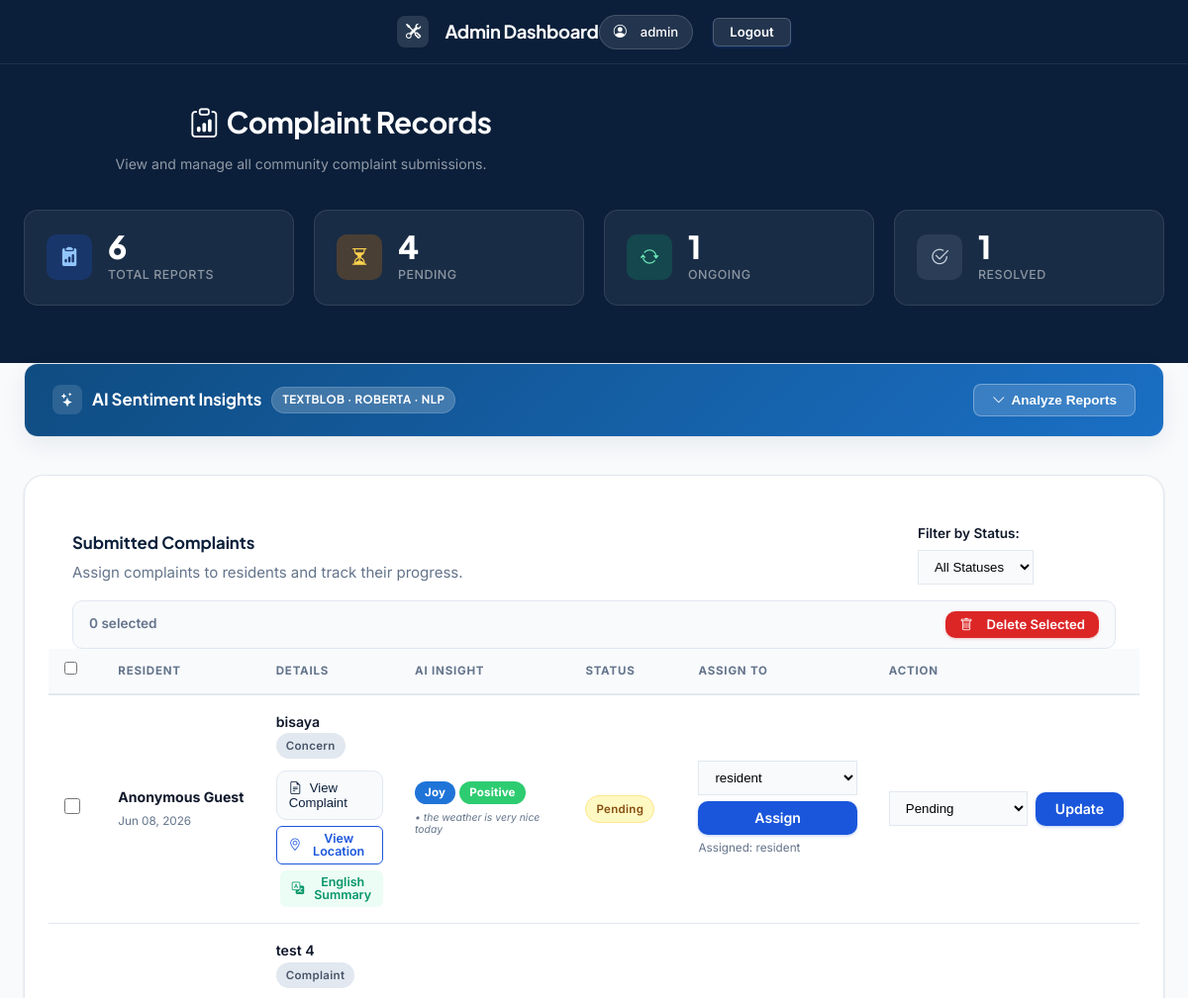
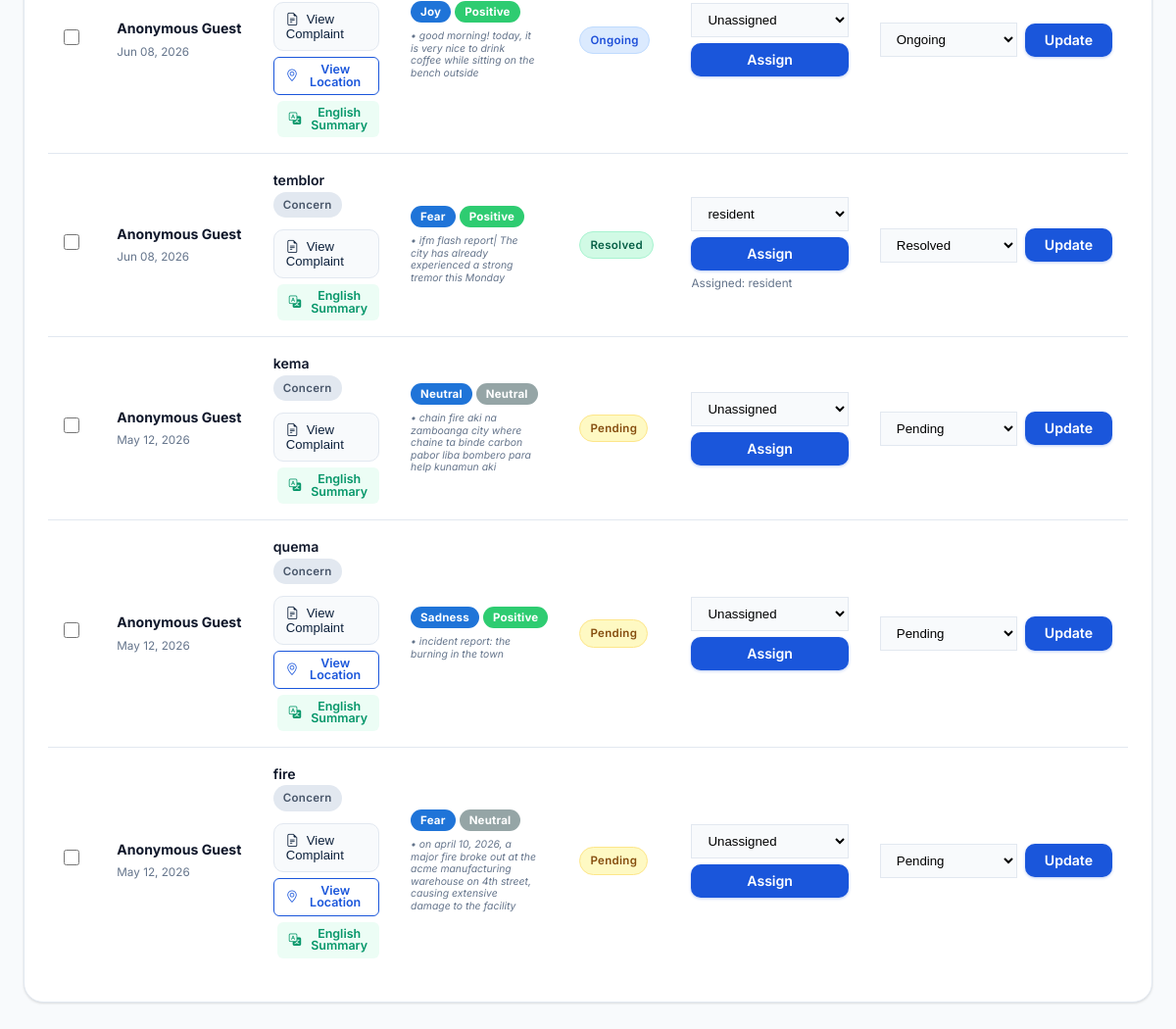
Page /admin_dashboard.php (signed in) on the committed database (2 pictures, top to bottom).
### tables this page shows
CREATE TABLE `reports` (
  `id` int(11) NOT NULL,
  `user_id` int(11) DEFAULT NULL,
  `assigned_to` int(11) DEFAULT NULL,
  `title` varchar(255) NOT NULL,
  `category` enum('Complaint','Concern','Service Request') NOT NULL,
  `description` text NOT NULL,
  `status` enum('Pending','Ongoing','Resolved') DEFAULT 'Pending',
  `created_at` timestamp NOT NULL DEFAULT current_timestamp(),
  `latitude` decimal(10,8) DEFAULT NULL,
  `longitude` decimal(11,8) DEFAULT NULL,
  `ai_emotion` varchar(50) DEFAULT NULL,
  `ai_polarity` varchar(50) DEFAULT NULL,
  `ai_summary` text DEFAULT NULL,
  `ai_severity` varchar(50) DEFAULT NULL,
  `ai_polarity_score` float DEFAULT 0,
  `ai_subjectivity_score` float DEFAULT 0
);

CREATE TABLE `users` (
  `id` int(11) NOT NULL,
  `username` varchar(50) NOT NULL,
  `email` varchar(100) NOT NULL,
  `password` varchar(255) NOT NULL,
  `role` enum('admin','resident') DEFAULT 'resident',
  `created_at` timestamp NOT NULL DEFAULT current_timestamp()
);

### admin_dashboard.php (the view, shortened to what the rows shown need)
<?php
require 'db.php';
$residents_stmt = $pdo->query("SELECT id, username FROM users WHERE role = 'resident' ORDER BY username ASC");
$residents = $residents_stmt->fetchAll();
$all_reports_stmt = $pdo->query("
    SELECT reports.*,
           users.username,
           assigned_user.username AS assigned_username
    FROM reports
    LEFT JOIN users ON reports.user_id = users.id
    LEFT JOIN users AS assigned_user ON reports.assigned_to = assigned_user.id
    ORDER BY created_at DESC
");
$reports = $all_reports_stmt->fetchAll();
$actions_stmt = $pdo->query("
    SELECT ra.*, u.username
    FROM report_actions ra
    JOIN users u ON ra.user_id = u.id
    ORDER BY ra.created_at ASC
");
$all_actions = [];
while ($row = $actions_stmt->fetch()) {
    $all_actions[$row['report_id']][] = $row;
}
?>
<!DOCTYPE html>
<html lang="en">
<head>
    <link rel="stylesheet" href="https://cdn.jsdelivr.net/npm/bootstrap-icons@1.11.1/font/bootstrap-icons.css">
    <link href="https://cdn.maptiler.com/maptiler-sdk-js/v2.0.3/maptiler-sdk.css" rel="stylesheet" />
    <link rel="stylesheet" href="style.css">
</head>
<body>
<div class="hero-section admin-hero-section">
    <div class="container">
        <div class="admin-heading">
            <h1 class="fw-bold mb-2"><i class="bi bi-clipboard-data me-2"></i>Complaint Records</h1>
        </div>
    </div>
</div>
<div class="container my-5">
    <div class="row">
        <div class="col-12">
            <div class="card p-5 admin-table-card">
                <div class="table-responsive">
                    <table>
                        <thead>
                            <tr>
                                <th style="width: 60px;">
                                    <input type="checkbox" id="selectAllReports" title="Select all visible reports">
                                </th>
                                <th style="width: 200px;">Resident</th>
                                <th>Details</th>
                                <th style="width: 150px;">AI Insight</th>
                                <th style="width: 120px;">Status</th>
                                <th style="width: 220px;">Assign To</th>
                                <th style="width: 250px;">Action</th>
                            </tr>
                        </thead>
                        <tbody>
                            <?php if (empty($reports)): ?>
                                <tr>
                                    <td colspan="7" class="text-center py-8 admin-empty-cell">
                                        <i class="bi bi-inbox admin-empty-icon"></i>
                                        <h5 class="text-muted mb-2">No reports found</h5>
                                        <p class="text-muted mb-0">Community concerns will appear here when submitted.</p>
                                    </td>
                                </tr>
                            <?php else: ?>
                                <?php foreach ($reports as $report): ?>
                                <tr data-status="<?php echo strtolower($report['status']); ?>" data-id="<?php echo (int)$report['id']; ?>">
                                    <td>
                                        <input
                                            type="checkbox"
                                            class="report-checkbox"
                                            value="<?php echo (int)$report['id']; ?>"
                                            onchange="updateSelectedCount()"
                                            title="Select this complaint"
                                        >
                                    </td>
                                    <td>
                                        <div class="fw-bold"><?php echo htmlspecialchars($report['username'] ?? 'Anonymous Guest'); ?></div>
                                        <small class="text-muted"><?php echo date('M d, Y', strtotime($report['created_at'])); ?></small>
                                    </td>
                                    <td>
                                        <div class="fw-semibold"><?php echo htmlspecialchars($report['title']); ?></div>
                                        <div style="max-width: 400px;">
                                            <span class="badge bg-secondary mb-1"><?php echo htmlspecialchars($report['category']); ?></span>
                                            <?php $description = (string)($report['description'] ?? ''); ?>
                                            <button
                                                type="button"
                                                class="complaint-link"
                                                data-ai-emotion="<?php echo htmlspecialchars($report['ai_emotion'] ?? ''); ?>"
                                                data-ai-polarity="<?php echo htmlspecialchars($report['ai_polarity'] ?? ''); ?>"
                                                data-ai-summary="<?php echo htmlspecialchars($report['ai_summary'] ?? ''); ?>"
                                                data-ai-severity="<?php echo htmlspecialchars($report['ai_severity'] ?? ''); ?>"
                                                data-title="<?php echo htmlspecialchars($report['title'] ?? '', ENT_QUOTES, 'UTF-8'); ?>"
                                                data-description="<?php echo htmlspecialchars($description, ENT_QUOTES, 'UTF-8'); ?>"
                                                data-category="<?php echo htmlspecialchars($report['category'] ?? '', ENT_QUOTES, 'UTF-8'); ?>"
                                                data-resident="<?php echo htmlspecialchars($report['username'] ?? 'Anonymous Guest', ENT_QUOTES, 'UTF-8'); ?>"
                                                data-date="<?php echo htmlspecialchars(date('M d, Y h:i A', strtotime($report['created_at'])), ENT_QUOTES, 'UTF-8'); ?>"
                                                data-status="<?php echo htmlspecialchars($report['status'] ?? '', ENT_QUOTES, 'UTF-8'); ?>"
                                                data-actions='<?php echo htmlspecialchars(json_encode($all_actions[$report['id']] ?? []), ENT_QUOTES, 'UTF-8'); ?>'
                                                onclick="openComplaintModalFromElement(this)"
                                            >
                                                <i class="bi bi-file-earmark-text me-2"></i>View Complaint
                                            </button>
                                            <?php if ($report['latitude'] && $report['longitude']): ?>
                                                <button type="button" class="btn btn-sm btn-outline-primary mt-2 admin-map-btn"
                                                        onclick="viewOnMap(<?php echo $report['latitude']; ?>, <?php echo $report['longitude']; ?>, '<?php echo addslashes($report['title']); ?>')"
                                                >
                                                    <i class="bi bi-geo-alt"></i> View Location
                                                </button>
                                            <?php endif; ?>
                                            <button type="button" class="btn btn-sm btn-outline-success mt-2 ms-1 admin-summary-btn"
                                                    onclick="openAiSummaryModal(this)"
                                                    data-title="<?php echo htmlspecialchars($report['title'] ?? '', ENT_QUOTES, 'UTF-8'); ?>"
                                                    data-summary="<?php echo htmlspecialchars($report['ai_summary'] ?? '', ENT_QUOTES, 'UTF-8'); ?>"
                                                    <?php echo empty($report['ai_summary']) ? 'disabled title="Run AI Analysis first"' : ''; ?>>
                                                <i class="bi bi-translate me-1"></i>English Summary
                                            </button>
                                        </div>
                                    </td>
                                    <td class="ai-insight-cell" data-report-id="<?php echo (int)$report['id']; ?>">
                                        <?php if (!empty($report['ai_emotion'])): ?>
                                            <?php
                                                $emo = $report['ai_emotion'];
                                                $pol = $report['ai_polarity'];
                                                $polColor = $pol === 'Positive' ? '#2ecc71' : ($pol === 'Negative' ? '#e74c3c' : '#95a5a6');
                                            ?>
                                            <div style="display: flex; flex-direction: column; gap: 4px; align-items: flex-start;">
                                                <div class="d-flex gap-1">
                                                    <span class="mini-badge" style="background: var(--emo-<?php echo $emo; ?>, #1f74d8);"><?php echo $emo; ?></span>
                                                    <span class="mini-badge" style="background:<?php echo $polColor; ?>;"><?php echo $pol; ?></span>
                                                </div>
                                                <div class="small text-muted mt-1" style="font-size: 0.65rem; line-height: 1.2; font-style: italic; max-width: 130px;">
                                                    <?php echo htmlspecialchars(explode("\n", $report['ai_summary'])[0]); ?>
                                                </div>
                                            </div>
                                        <?php else: ?>
                                        <button type="button" class="btn btn-sm btn-outline-secondary py-1 px-2 ai-analyze-btn" style="font-size: 0.7rem; border-radius: 6px;" onclick="if(!insightsLoaded) toggleInsights();">
                                            <i class="bi bi-cpu me-1"></i>Analyze
                                        </button>
                                        <?php endif; ?>
                                    </td>
                                    <td>
                                        <span class="badge status-<?php echo strtolower($report['status']); ?>" id="row-status-badge-<?php echo $report['id']; ?>">
                                            <?php echo $report['status']; ?>
                                        </span>
                                    </td>
                                    <td>
                                        <form action="assign_report.php" method="POST" class="admin-assign-form">
                                            <select name="assigned_to" class="dashboard-form-select admin-assign-select">
                                                <option value="">Unassigned</option>
                                                <?php foreach ($residents as $resident): ?>
                                                    <option value="<?php echo (int) $resident['id']; ?>" <?php echo (int) ($report['assigned_to'] ?? 0) === (int) $resident['id'] ? 'selected' : ''; ?>>
                                                        <?php echo htmlspecialchars($resident['username']); ?>
                                                    </option>
                                                <?php endforeach; ?>
                                            </select>
                                            <button type="submit" class="btn btn-fb-primary admin-update-btn">Assign</button>
                                        </form>
                                        <?php if (!empty($report['assigned_username'])): ?>
                                            <small class="text-muted d-block mt-1">Assigned: <?php echo htmlspecialchars($report['assigned_username']); ?></small>
                                        <?php endif; ?>
                                    </td>
                                    <td>
                                        <div class="d-flex gap-2 align-items-center">
                                            <select class="dashboard-form-select admin-status-select" style="width: 140px;" id="statusSelect-<?php echo (int)$report['id']; ?>">
                                                <option value="Pending" <?php echo $report['status'] == 'Pending' ? 'selected' : ''; ?>>Pending</option>
                                                <option value="Ongoing" <?php echo $report['status'] == 'Ongoing' ? 'selected' : ''; ?>>Ongoing</option>
                                                <option value="Resolved" <?php echo $report['status'] == 'Resolved' ? 'selected' : ''; ?>>Resolved</option>
                                            </select>
                                            <button type="button" class="btn btn-fb-primary admin-update-btn"
                                                onclick="openStatusModal(<?php echo (int)$report['id']; ?>, this)">
                                                Update
                                            </button>
                                        </div>
                                    </td>
                                </tr>
                                <?php endforeach; ?>
                            <?php endif; ?>
                        </tbody>
                    </table>
                </div>
            </div>
        </div>
    </div>
</div>
</body>
</html>

### rows in the picture
reports: username "Anonymous Guest", created_at "Jun 08, 2026", title "bisaya", category "Concern", ai_emotion "Joy", ai_polarity "Positive", ai_summary "• the weather is very nice today", status "Pending", assigned_to "resident", assigned_to.username "resident", status+id "Pending"
reports: username "Anonymous Guest", created_at "Jun 08, 2026", title "test 4", category "Complaint", ai_emotion "Joy", ai_polarity "Positive", ai_summary "• good morning! today, it is very nice to drink coffee while sitting on the bench outside", status "Ongoing", status+id "Ongoing"
reports: username "Anonymous Guest", created_at "Jun 08, 2026", title "temblor", category "Concern", ai_emotion "Fear", ai_polarity "Positive", ai_summary "• ifm flash report| The city has already experienced a strong tremor this Monday", status "Resolved", assigned_to "resident", assigned_to.username "resident", status+id "Resolved"
reports: username "Anonymous Guest", created_at "May 12, 2026", title "kema", category "Concern", ai_emotion "Neutral", ai_polarity "Neutral", ai_summary "• chain fire aki na zamboanga city where chaine ta binde carbon pabor liba bombero para help kunamun aki", status "Pending", status+id "Pending"
reports: username "Anonymous Guest", created_at "May 12, 2026", title "quema", category "Concern", ai_emotion "Sadness", ai_polarity "Positive", ai_summary "• incident report: the burning in the town", status "Pending", status+id "Pending"
reports: username "Anonymous Guest", created_at "May 12, 2026", title "fire", category "Concern", ai_emotion "Fear", ai_polarity "Neutral", ai_summary "• on april 10, 2026, a major fire broke out at the acme manufacturing warehouse on 4th street, causing extensive damage to the facility", status "Pending", status+id "Pending"

### other values in the picture
$_SESSION['username'] "admin"
$total "6"
$pending "4"
$ongoing "1"
$resolved "1"
